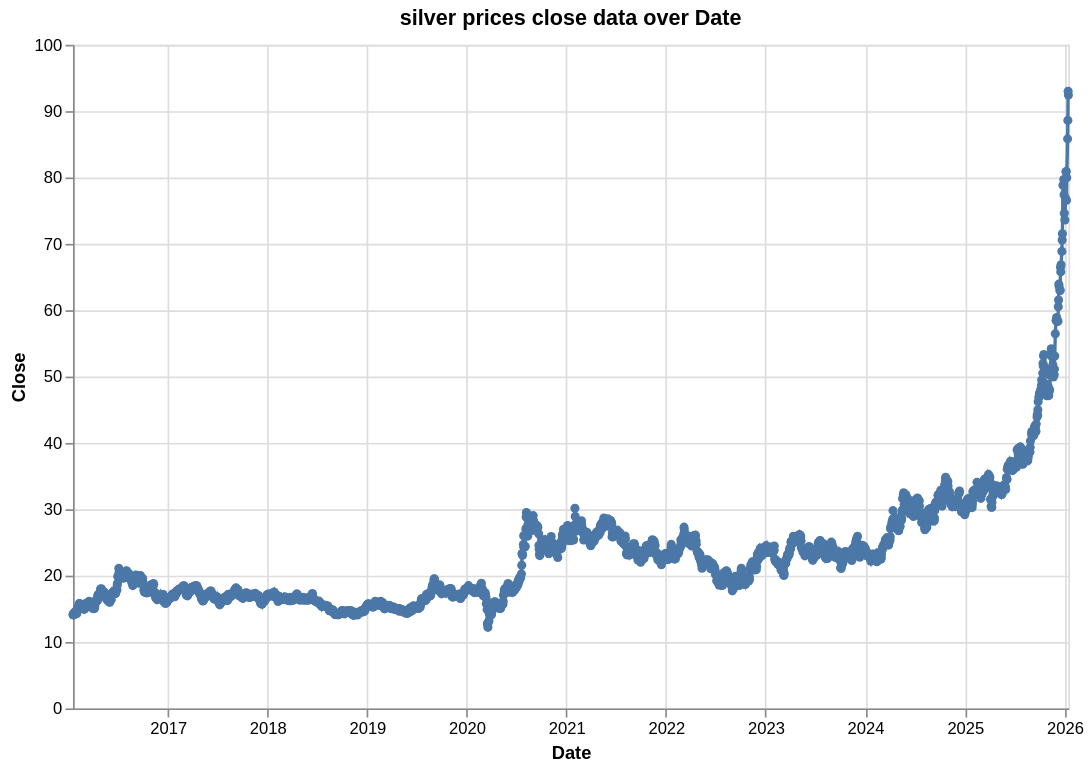

This figure's Vega-Lite source:
### Vega-Lite specification from a JSON file in a GitHub repository (floating-point values rounded to 4 significant figures; data arrays with more than 128 entries replaced by an {"elided": "..."} marker saying what was removed)
{"$schema": "https://vega.github.io/schema/vega-lite/v5.json", "title": "silver prices close data over Date", "width": 600, "height": 400, "data": {"values": {"elided": "2513 records"}}, "mark": {"type": "line", "point": true}, "encoding": {"x": {"field": "Date", "type": "temporal", "scale": {}}, "y": {"field": "Close", "type": "quantitative", "scale": {}}, "tooltip": [{"field": "Date", "type": "temporal"}, {"field": "Close", "type": "quantitative"}]}, "transform": [], "params": []}
